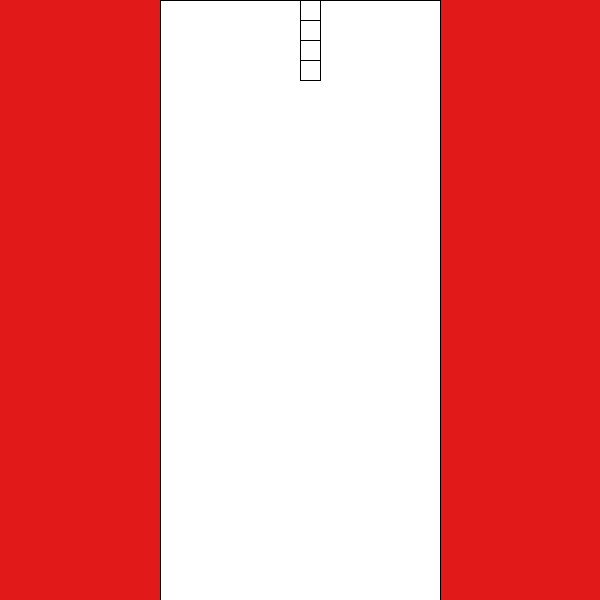
Frame 1 (no input)
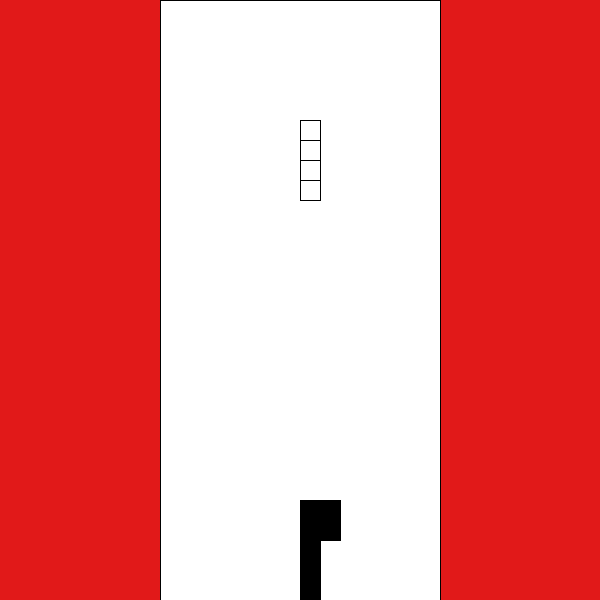
Frame 60 (the mouse pressed at the canvas centre just before this capture)
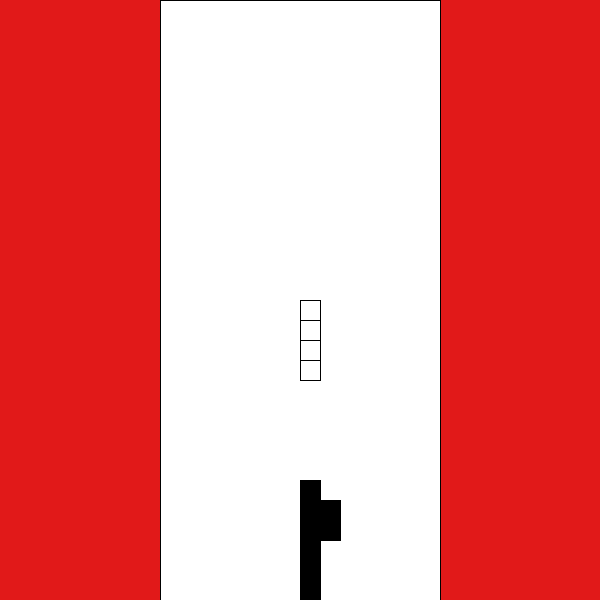
Frame 120 (the mouse held since frame 60 and released just before this capture)

The Processing sketch that drew these frames (run headless with seeded random() and noise(); from frame 60 on, the mouse is pressed at the canvas centre):

// Processing sketch: projectTetris02
// ── projectTetris02.pde
Tetris tetris;


int scl = 20;
int shapeSpeed = 1;
int currentShape = 0;
int boardHeight = 30;
int boardWidth = 14;


void setup() {
  size(600, 600);
  tetris = new Tetris();
  
  frameRate(10);

}


void draw(){
  background(225, 25, 25);
  fill(255, 255, 255);
  rect(8*scl, 0, boardWidth*scl, boardHeight*scl); //use scl here

    tetris.update();
  
  tetris.render();

  
  
  
}

void keyPressed() {
  if (key == CODED) {
    if (keyCode == UP) {
      
    } else if (keyCode == DOWN) {
      
    } else if (keyCode == LEFT) {
      //need move test before actaully moving5
      tetris.shapes.get(currentShape).x -= 1;  //game logic: not rendering: shouldn't depend on the rendering scale
      ////for (int i = 0; i < tetris.pile.size(); i++) {
      ////  if (tetris.shapes.get(currentShape).x-scl == tetris.pile.get(i).x) {
      ////    tetris.shapes.get(currentShape).x -= 0;
      ////  } else {
      ////  }
      ////}
      //for (int i = 0; i < tetris.pile.size(); i++) {
      //  if (tetris.shapes.get(currentShape).x > tetris.pile.get(i).x && tetris.shapes.get(currentShape).y == (tetris.pile.get(i).y-scl)) {
        
      //  } else {
      //    tetris.shapes.get(currentShape).x -= 0;
      //  }
      //}
        
    } else if (keyCode == RIGHT) {
      tetris.shapes.get(currentShape).x += 1;
    }
  }
  if (key == 'p') {
    noLoop();
  } else if (key == 'o') {
    loop();
  } else if (key == 'i') {
    redraw();
  }
}
// ── tetrisConfig.pde
class Tetris {
  Shapes tetrisShapes;


  PVector shapeLoc = new PVector(15, 0);
  //int noOfShapes = 0;

  float shapeSelection = random(1);
  int shapeSelectionRandom = round(shapeSelection);

  float xDir = 0;
  float yDir = 1;

  ArrayList<PVector> shapes = new ArrayList<PVector>();
  ArrayList<PVector> pile = new ArrayList<PVector>();


  void render() {
    fill(0, 0, 0);
    

    
    
    for (int i = 0; i < pile.size(); i++) {
      rect(pile.get(i).x*scl, pile.get(i).y*scl, scl, scl);
    }
    
    
  }



  void update() {
    
    shapes.add(new PVector(shapeLoc.x, shapeLoc.y));
    //rect(shapes.get(currentShape).x, shapes.get(currentShape).y, scl, scl);

    tetrisShapes = new Shapes(tetris.shapes.get(currentShape).x, tetris.shapes.get(currentShape).y);
     
     
     
    if (shapeSelectionRandom == 0) {
      tetrisShapes.squares();
    } else if (shapeSelectionRandom == 1) {
      tetrisShapes.lines();
    } else if (shapeSelectionRandom == 2) {
      tetrisShapes.s();
    } else if (shapeSelectionRandom == 3) {
      tetrisShapes.sInverted();
    } else if (shapeSelectionRandom == 4) {
      tetrisShapes.giuk();
    } else if (shapeSelectionRandom == 5) {
      tetrisShapes.niun();
    } else if (shapeSelectionRandom == 6) {
      tetrisShapes.badWord();
    } 
    
    
    shapes.get(currentShape).y = shapes.get(currentShape).y + (shapeSpeed * yDir);
    shapes.get(currentShape).x = shapes.get(currentShape).x + (shapeSpeed * xDir);

    shapes.get(currentShape).y = constrain(shapes.get(currentShape).y, 0, (boardHeight)); 
    shapes.get(currentShape).x = constrain(shapes.get(currentShape).x, 8, 22);




    if (shapes.get(currentShape).y > 0) {
      boolean hit = false;
      
      for (int i = 0; i < tetrisShapes.fallingShapes.size(); i++){       //for each box in the game board
        if (tetrisShapes.fallingShapes.get(i).y == (boardHeight-1)) {
          hit = true;
            
          pile.add(new PVector(tetrisShapes.fallingShapes.get(i).x, tetrisShapes.fallingShapes.get(i).y));
            
        } 
      }
      
      
      if (pile.size() > 1) {
      
      for (int i = 0; i < tetrisShapes.fallingShapes.size(); i++) {
        if (tetrisShapes.fallingShapes.get(i).x == pile.get(i).x && tetrisShapes.fallingShapes.get(i).y == (pile.get(i).y-1)) {
        hit = true;
          pile.add(new PVector(tetrisShapes.fallingShapes.get(i).x, tetrisShapes.fallingShapes.get(i).y));
            
        }
      }
      }
      
      
      //for (int i = 0; i < tetrisShapes.fallingShapes.size(); i++){
      //  for (int j = 0; j < pile.size(); j++) {
      //    if (tetrisShapes.fallingShapes.get(i).x == pile.get(j).x && tetrisShapes.fallingShapes.get(i).y == pile.get(j).y) {
      //      hit = true;
            
      //      pile.add(new PVector(tetrisShapes.fallingShapes.get(i).x, tetrisShapes.fallingShapes.get(i).y));
 
      //    }
          
      //  }
        
      //}
      
      
      if (hit) {
        //loop over all 4 blocks:
        for (int i = 0; i < tetrisShapes.fallingShapes.size(); i++) {
          pile.add(new PVector(tetrisShapes.fallingShapes.get(i).x, tetrisShapes.fallingShapes.get(i).y));
          
        }

        currentShape++;
        shapeSelection = random(1);
        shapeSelectionRandom = round(shapeSelection);
      }
    }
    





    //if (shapes.get(currentShape).y == boardHeight-(1*)) {

    //  pile.add(new PVector(shapes.get(currentShape).x, shapes.get(currentShape).y));

    //  //for (int i = 0; i < tetrisShapes.squaress.size(); i++) {
    //  //pile.add(new PVector(tetrisShapes.squaress.get(i).x, tetrisShapes.squaress.get(i).y));
    //  //}

    //  currentShape++;
    //  shapeSelection = random(6);
    //  shapeSelectionRandom = round(shapeSelection);
    //}


     //for (int i = 0; i < pile.size(); i++) {
     //   if (shapes.get(currentShape).x == pile.get(i).x && shapes.get(currentShape).y == (pile.get(i).y-scl)) {
     //   pile.add(new PVector(shapes.get(currentShape).x, shapes.get(currentShape).y));

     //   currentShape++;
     //   shapeSelection = random(1);
     //   shapeSelectionRandom = round(shapeSelection);
     //   }
     // }






}
}
  
  
// ── tetrisShapes.pde
class Shapes {
  
  ArrayList<PVector> fallingShapes = new ArrayList<PVector>();

  float x;
  float y;

  Shapes(float xPos, float yPos) {
    x = xPos;
    y = yPos;
    

  }

  
  
  //PVector[] squares = new PVector[4];
  //squares[0] = (x, y);
  //squares[1] = ((x+scl), y);
  //squares[2] = (x, (y+scl));
  //squares[3] = ((x+scl), (y+scl));
  
  
  
  



  void squares() {
    
     fallingShapes.add(new PVector(x, y));
     fallingShapes.add(new PVector((x+1), y));
     fallingShapes.add(new PVector(x, (y+1)));
     fallingShapes.add(new PVector((x+1), (y+1)));
    
    for (int i=0; i < fallingShapes.size(); i++) {
      rect(fallingShapes.get(i).x*scl, fallingShapes.get(i).y*scl, scl, scl);
    }
  }


  void lines() {
    
    fallingShapes.add(new PVector(x, y));
    fallingShapes.add(new PVector(x, y+1));
    fallingShapes.add(new PVector(x, (y+2)));
    fallingShapes.add(new PVector(x, (y+3)));
    
    for (int i=0; i < fallingShapes.size(); i++) {
      rect(fallingShapes.get(i).x*scl, fallingShapes.get(i).y*scl, scl, scl);
    }
    
  }

  void s() {
    rect(x, y, scl, scl);
    rect(x+scl, y, scl, scl);
    rect(x, y+scl, scl, scl);
    rect(x-scl, y+scl, scl, scl);
  }

  void sInverted() {
    rect(x, y, scl, scl);
    rect(x-scl, y, scl, scl);
    rect(x, y+scl, scl, scl);
    rect(x+scl, y+scl, scl, scl);
  }

  void giuk() {
    rect(x, y, scl, scl);
    rect(x, y+scl, scl, scl);
    rect(x-scl, y+scl, scl, scl);
    rect(x-(2*scl), y+scl, scl, scl);
  }

  void niun() {
    rect(x, y, scl, scl);
    rect(x, y+scl, scl, scl);
    rect(x+scl, y+scl, scl, scl);
    rect(x+(2*scl), y+scl, scl, scl);
  }

  void badWord() {
    rect(x, y, scl, scl);
    rect(x, y+scl, scl, scl);
    rect(x+scl, y+scl, scl, scl);
    rect(x-scl, y+scl, scl, scl);
  }
}
